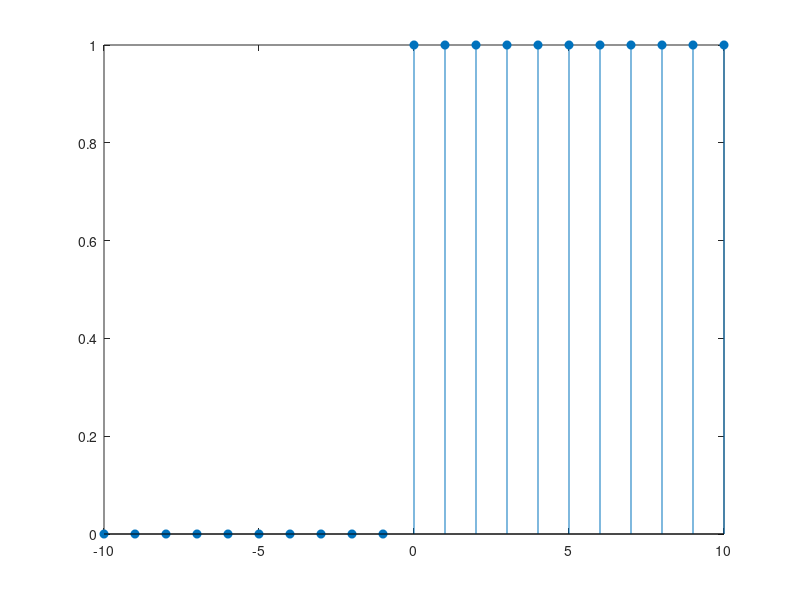

MATLAB code for this plot:
nR = 10;
nL = 10;
n=-nL:nR;
x = [zeros(1,nL),ones(1,nR+1)];
stem(n,x,'fill');

% nL = 10;
% nR = 10;
% n = -nL:nR;
% 
% x = [zeros(1,nL-1), -2, 4, -2, 2, -1, zeros(1,nR-3)]; 
% subplot(3,2,1)
% stem(n,x,'fill'); 
% title('x[n]');
% xlabel('Time (n)');
% ylabel('Amplitude');